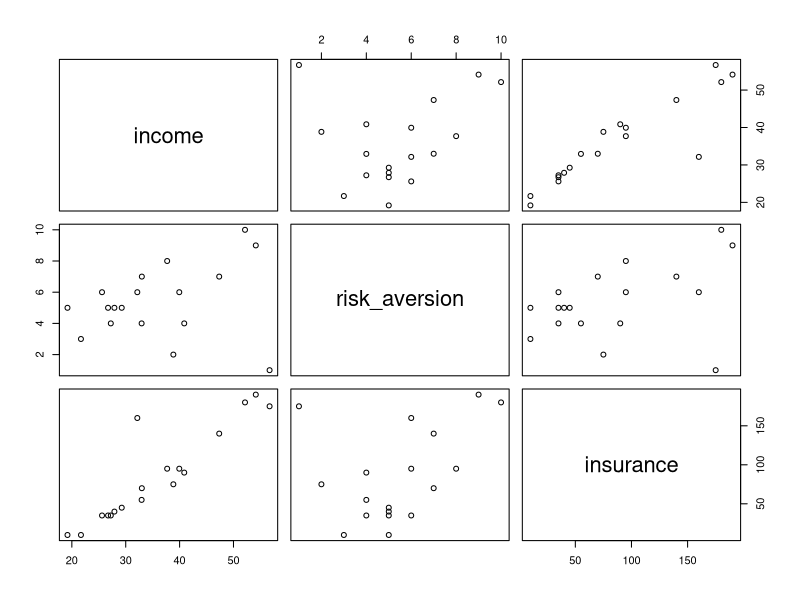

Write the R code that produced this figure.
income = c(47.35,29.26,52.14,32.15,40.86,19.19,27.23,25.6,54.14,26.72,38.84,32.99,32.95,21.69,27.9,56.7,37.69,39.94)
risk_aversion = c(7,5,10,6,4,5,4,6,9,5,2,7,4,3,5,1,8,6)
insurance = c(140,45,180,160,90,10,35,35,190,35,75,70,55,10,40,175,95,95)

df = data.frame(income,risk_aversion,insurance)
plot(df)


fit.income_insurance = lm(insurance~income)
summary(fit.income_insurance)


fit.all = lm(insurance~income + risk_aversion)
summary(fit.all)

#There seems to be some curvature in the correlation between income and insurance
#We can therefore try

fit.poly = lm(insurance~risk_aversion + income + I(income^2))
summary(fit.poly)

#R2 is now bigger, but the P values for the variables are now larger.

#We can try with a sqrt
fit.sqrt = lm(insurance~risk_aversion + income + sqrt(income))
summary(fit.sqrt)

#Gives a bit lower R2 value